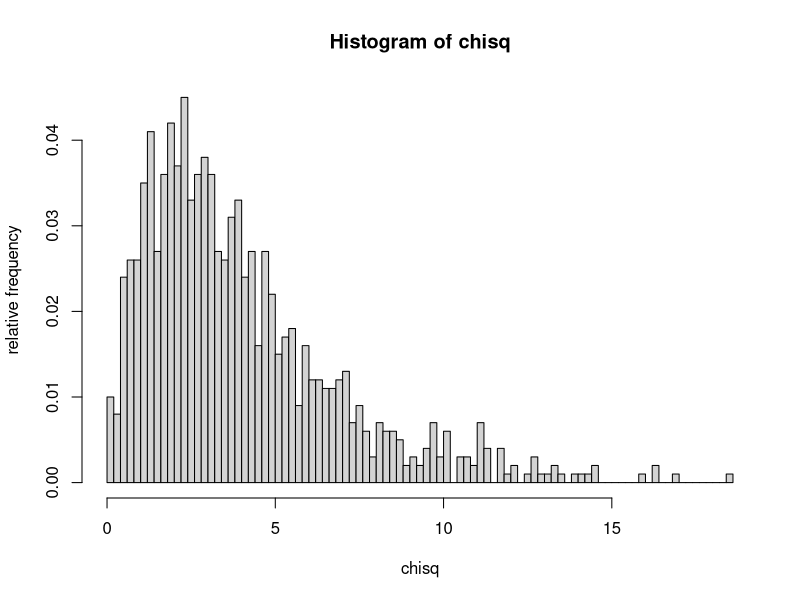

This chart was generated by the following R code:
## ---- chunk 1
n <- 1000
m <- 5
dof <- m - 1
chisq <- rchisq(n, dof)
h <- hist(chisq, breaks = 100, plot = FALSE)
h$counts <- h$counts / sum(h$counts)
plot(h, ylab = "relative frequency", axes = FALSE)
axis(1)
axis(2)
